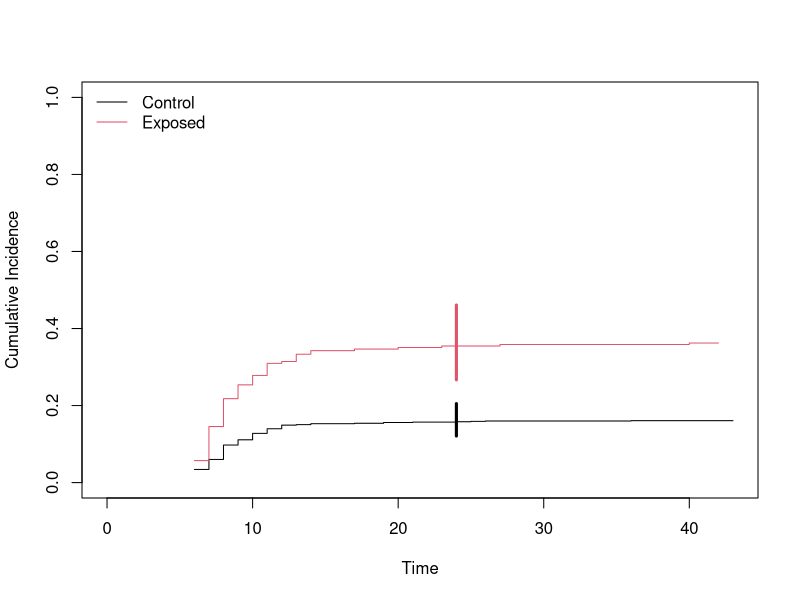

Generate this figure with R:
library(etm)


### Name: etmCIF
### Title: Cumulative incidence functions of competing risks
### Aliases: etmCIF
### Keywords: survival

### ** Examples


data(abortion)

cif.ab <- etmCIF(survival::Surv(entry, exit, cause != 0) ~ group, abortion,
                 etype = cause, failcode = 3)

cif.ab

plot(cif.ab, ci.type = "bars", pos.ci = 24,
     col = c(1, 2), lty = 1, curvlab = c("Control", "Exposed"))
